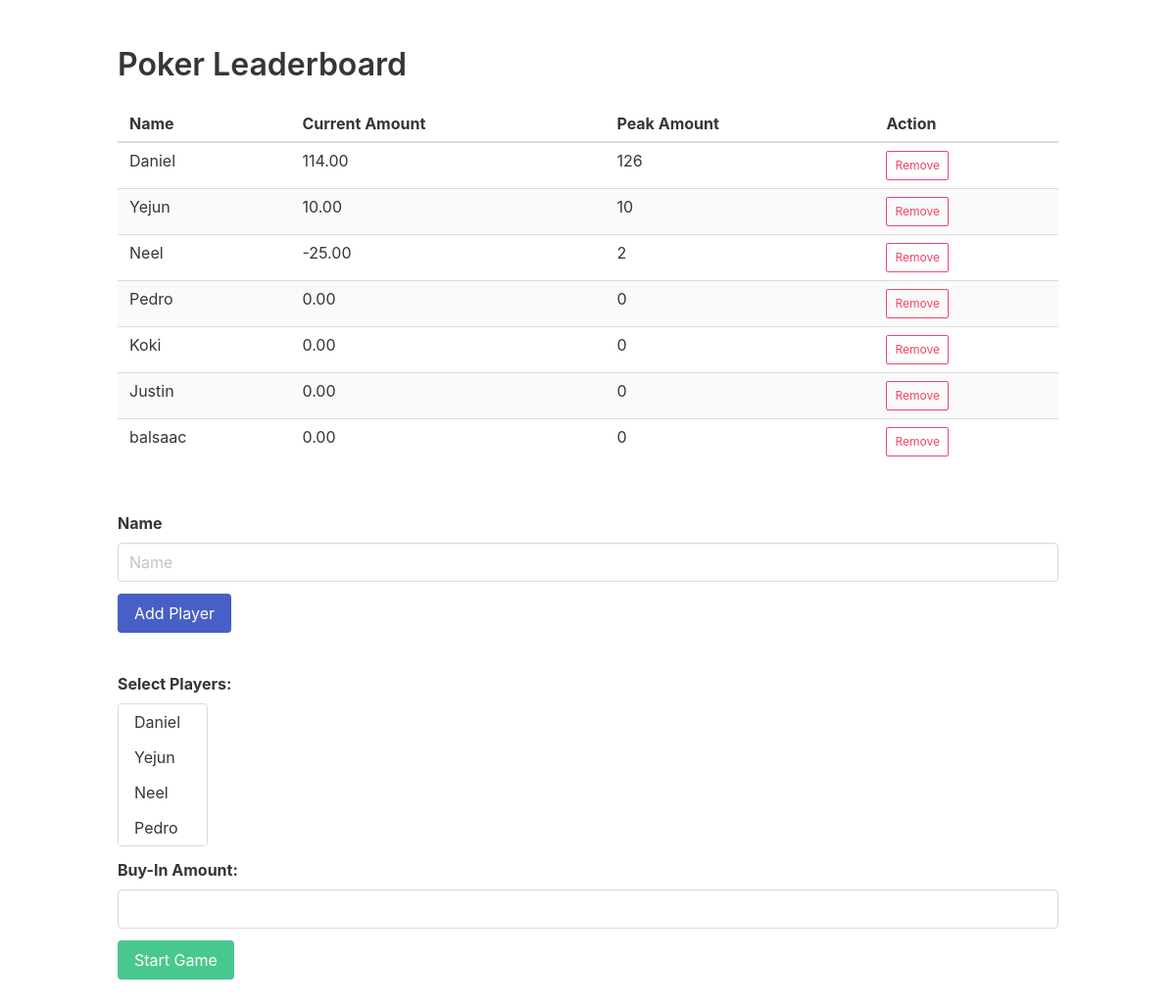
The app's page /leaderboard/, older data.
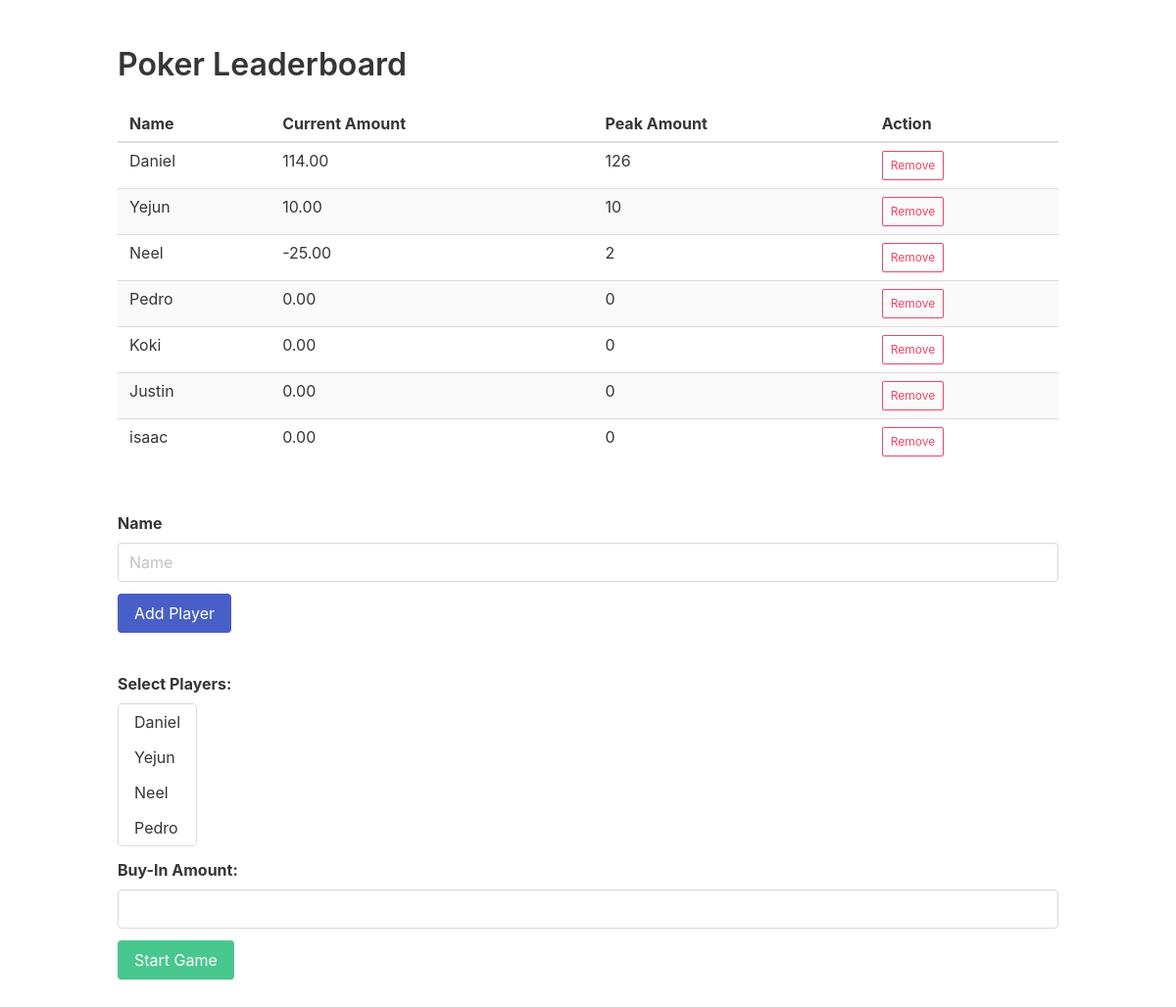
The same page, newer data.
### leaderboard/models.py (models this page shows, shortened)
class Player(models.Model):
    name = models.CharField(max_length=100)
    current_amount = models.DecimalField(max_digits=15, decimal_places=2,default=0)
    peak_amount = models.PositiveIntegerField(default=0)

### leaderboard/views.py (the view)
# urls.py: path('', views.leaderboard_view, name='leaderboard'),
def leaderboard_view(request):
    players = Player.objects.all()
    return render(request, 'leaderboard.html', {'players': players})

### leaderboard/templates/leaderboard.html (shortened to what this page needs)
{% load static %}
<html>
<head>
  <link rel="stylesheet" href="https://cdnjs.cloudflare.com/ajax/libs/bulma/0.9.1/css/bulma.min.css">
  <link rel="stylesheet" href="{% static '/style.css/' %}">
</head>
<section class="section">
  <div class="container">
    <h1 class="title">Poker Leaderboard</h1>
    <table class="table is-striped is-hoverable is-fullwidth">
      <thead>
      <tr>
        <th>Name</th>
        <th>Current Amount</th>
        <th>Peak Amount</th>
        <th>Action</th>
      </tr>
      </thead>
      <tbody>
      {% for player in players %}
      <tr>
        <td>{{ player.name }}</td>
        <td>{{ player.current_amount }}</td>
        <td>{{ player.peak_amount }}</td>
        <td>
          <div class="buttons">
            <button class="button is-danger is-small is-outlined remove-button" data-id="{{ player.id }}">Remove</button>
          </div>
        </td>
      </tr>
      {% endfor %}
      </tbody>
    </table>
    <br>
    <form class="form" id="add-form">
      <div class="field">
        <label class="label" for="name-input">Name</label>
        <div class="control">
          <input class="input" type="text" id="name-input" placeholder="Name">
        </div>
      </div>
      <div class="field">
        <div class="control">
          <button class="button is-link" type="submit">Add Player</button>
        </div>
      </div>
    </form>
    <br>
   <form class="form" action="{% url 'start_game' %}" method="post">
  <div class="field">
    <label class="label">Select Players:</label>
    <div class="control">
      <div class="select is-multiple">
        <select multiple name="players">
          {% for player in players %}
          <option class="player-option" value="{{ player.id }}">{{ player.name }}</option>
          {% endfor %}
        </select>
      </div>
    </div>
  </div>
  <div class="field">
    <label class="label" for="buy-in">Buy-In Amount:</label>
    <div class="control">
      <input class="input" id="buy-in" name="buy-in" type="number">
    </div>
  </div>
  <div class="field">
    <div class="control">
      <button class="button is-success" type="submit">Start Game</button>
    </div>
  </div>
</form>
    </div>
  </section>
</body>
</html>

### static/style.css (style rules this page uses)
.is-danger { background-color: #ff3860; color: #fff; }
.is-success { background-color: #23d160; color: #fff; }
.is-link { background-color: #3273dc; color: #fff; }
.is-small { font-size: 0.75rem; padding: 0.25rem 0.5rem; }
.is-outlined { background-color: transparent; color: #3273dc; border-color: #3273dc; }

Row changes from the older to the newer data that the page shows:
removed Player: name "balsaac", current_amount "0.00", peak_amount "0", shown under "Poker Leaderboard"
added Player: name "isaac", current_amount "0.00", peak_amount "0", shown under "Poker Leaderboard"
